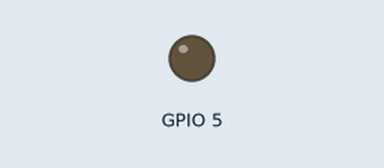
This sketch was run on a simulated ESP8266 (NodeMCU). Shown: output pins drawn as LEDs (lit = HIGH). WiFi joins after 1.5 s; servers stay silent unless stated; the Firebase database answers and starts empty; what the sketch prints to the serial monitor is not drawn.

Above: at 0.1 s.
At 2.2 s:
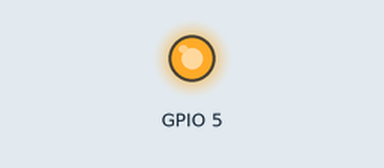
Timing chart, 0 to 3.7 s (numbered marks = the images above):
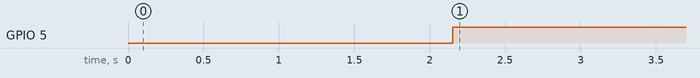

The sketch:

ESP_Firebase_DK_LED.ino
```cpp
#include <ESP8266WiFi.h>
// Firebase Library
#include "FirebaseESP8266.h"
// Firebase Declare
#define FIREBASE_HOST "https://hand-opencv-esp-default-rtdb.firebaseio.com/"
#define FIREBASE_AUTH "hNi0eRIeqMucClkf7XwUh6QBzIPEii8i0BzS0wbsF"
// Create  Variables
FirebaseData firebaseData;
FirebaseJson json;
// bien nhan data
int get_value;

// Connecting Wifi
const char* ssid = "2.4G_Phuongngoc lầu 2";
const char* password = "10111960";

void setup() {
pinMode(5, OUTPUT);

Serial.begin(9600);
WiFi.begin(ssid, password);
Serial.print("Connecting to WiFi");
while (WiFi.status() != WL_CONNECTED) {
  delay(300);
  Serial.print(".");
}
Serial.println("");
Serial.println("Connected to WiFi");
Serial.print("Local IP: ");
Serial.println(WiFi.localIP());
Serial.println("");
// Connecting Firebase
Firebase.begin(FIREBASE_HOST, FIREBASE_AUTH);
Firebase.reconnectWiFi(true);
}

void loop() {
Firebase.getInt(firebaseData, "/Control/LED");
get_value = firebaseData.intData();
{
  Serial.println("data in /Control/LED is: ");
  Serial.println(get_value);
  delay(500);
}
  if(get_value == 1){
    digitalWrite(5, LOW);
  }
  else{
    digitalWrite(5, HIGH);
  }
  delay(500);
}
```

Measured:
- by itself, GPIO 5: LOW → HIGH at 2.2 s
